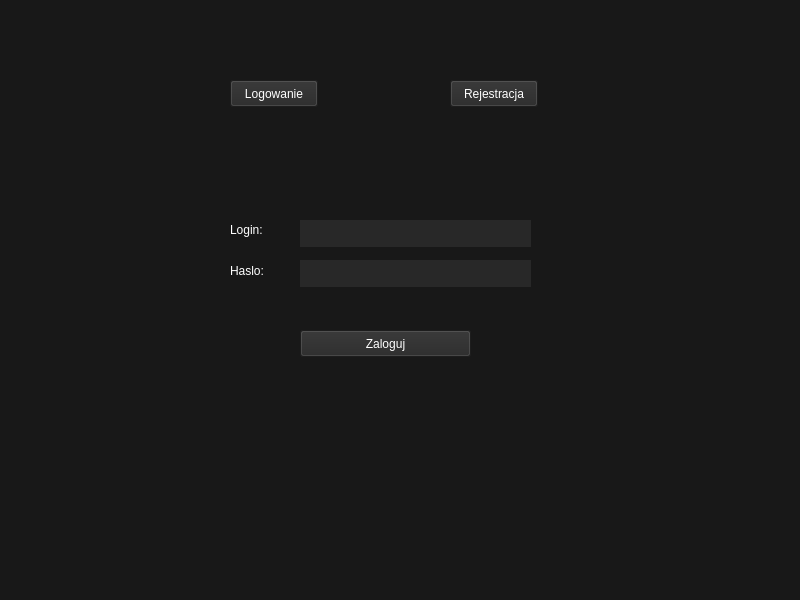
<?xml version="1.0" encoding="UTF-8"?>
<ui version="4.0">
 <class>AuthWindow</class>
 <widget class="QMainWindow" name="AuthWindow">
  <property name="geometry">
   <rect>
    <x>0</x>
    <y>0</y>
    <width>800</width>
    <height>600</height>
   </rect>
  </property>
  <property name="windowTitle">
   <string>MainWindow</string>
  </property>
  <property name="styleSheet">
   <string notr="true">background-color: rgb(24, 24, 24);</string>
  </property>
  <widget class="QWidget" name="centralwidget">
   <widget class="QPushButton" name="loginOptionButton">
    <property name="geometry">
     <rect>
      <x>230</x>
      <y>80</y>
      <width>88</width>
      <height>27</height>
     </rect>
    </property>
    <property name="styleSheet">
     <string notr="true">background-color: rgb(40, 40, 40);
color:white;</string>
    </property>
    <property name="text">
     <string>Logowanie</string>
    </property>
   </widget>
   <widget class="QPushButton" name="registerOptionButton">
    <property name="geometry">
     <rect>
      <x>450</x>
      <y>80</y>
      <width>88</width>
      <height>27</height>
     </rect>
    </property>
    <property name="styleSheet">
     <string notr="true">background-color: rgb(40, 40, 40);
color:white;</string>
    </property>
    <property name="text">
     <string>Rejestracja</string>
    </property>
   </widget>
   <widget class="QStackedWidget" name="authframe">
    <property name="geometry">
     <rect>
      <x>160</x>
      <y>150</y>
      <width>441</width>
      <height>331</height>
     </rect>
    </property>
    <property name="currentIndex">
     <number>0</number>
    </property>
    <widget class="QWidget" name="page">
     <widget class="QLabel" name="label">
      <property name="geometry">
       <rect>
        <x>70</x>
        <y>70</y>
        <width>71</width>
        <height>20</height>
       </rect>
      </property>
      <property name="styleSheet">
       <string notr="true">color:white;</string>
      </property>
      <property name="text">
       <string>Login:</string>
      </property>
     </widget>
     <widget class="QLabel" name="label_2">
      <property name="geometry">
       <rect>
        <x>70</x>
        <y>110</y>
        <width>71</width>
        <height>21</height>
       </rect>
      </property>
      <property name="styleSheet">
       <string notr="true">color:white;</string>
      </property>
      <property name="text">
       <string>Haslo:</string>
      </property>
     </widget>
     <widget class="QPushButton" name="loginButton">
      <property name="geometry">
       <rect>
        <x>140</x>
        <y>180</y>
        <width>171</width>
        <height>27</height>
       </rect>
      </property>
      <property name="styleSheet">
       <string notr="true">background-color: rgb(40, 40, 40);
color:white;</string>
      </property>
      <property name="text">
       <string>Zaloguj</string>
      </property>
     </widget>
     <widget class="QLineEdit" name="loginData">
      <property name="geometry">
       <rect>
        <x>140</x>
        <y>70</y>
        <width>231</width>
        <height>27</height>
       </rect>
      </property>
      <property name="styleSheet">
       <string notr="true">border-radius: 25px;
background-color: rgb(40, 40, 40); 
color: white;</string>
      </property>
     </widget>
     <widget class="QLineEdit" name="passwordData">
      <property name="geometry">
       <rect>
        <x>140</x>
        <y>110</y>
        <width>231</width>
        <height>27</height>
       </rect>
      </property>
      <property name="styleSheet">
       <string notr="true">border-radius: 25px;
background-color: rgb(40, 40, 40); 
color: white;</string>
      </property>
     </widget>
    </widget>
    <widget class="QWidget" name="page_2">
     <widget class="QLabel" name="label_3">
      <property name="geometry">
       <rect>
        <x>90</x>
        <y>50</y>
        <width>91</width>
        <height>21</height>
       </rect>
      </property>
      <property name="styleSheet">
       <string notr="true">color:white;</string>
      </property>
      <property name="text">
       <string>Login:</string>
      </property>
     </widget>
     <widget class="QLabel" name="label_4">
      <property name="geometry">
       <rect>
        <x>90</x>
        <y>90</y>
        <width>91</width>
        <height>21</height>
       </rect>
      </property>
      <property name="styleSheet">
       <string notr="true">color:white;</string>
      </property>
      <property name="text">
       <string>Haslo:</string>
      </property>
     </widget>
     <widget class="QLabel" name="label_5">
      <property name="geometry">
       <rect>
        <x>90</x>
        <y>130</y>
        <width>91</width>
        <height>21</height>
       </rect>
      </property>
      <property name="styleSheet">
       <string notr="true">color:white;</string>
      </property>
      <property name="text">
       <string>Imie:</string>
      </property>
     </widget>
     <widget class="QLabel" name="label_6">
      <property name="geometry">
       <rect>
        <x>90</x>
        <y>170</y>
        <width>91</width>
        <height>21</height>
       </rect>
      </property>
      <property name="styleSheet">
       <string notr="true">color:white;</string>
      </property>
      <property name="text">
       <string>Nazwisko:</string>
      </property>
     </widget>
     <widget class="QLabel" name="label_7">
      <property name="geometry">
       <rect>
        <x>90</x>
        <y>210</y>
        <width>91</width>
        <height>21</height>
       </rect>
      </property>
      <property name="styleSheet">
       <string notr="true">color:white;</string>
      </property>
      <property name="text">
       <string>Nick:</string>
      </property>
     </widget>
     <widget class="QPushButton" name="registerButton">
      <property name="geometry">
       <rect>
        <x>150</x>
        <y>290</y>
        <width>161</width>
        <height>27</height>
       </rect>
      </property>
      <property name="styleSheet">
       <string notr="true">background-color: rgb(40, 40, 40);
color:white;</string>
      </property>
      <property name="text">
       <string>Zarejestruj</string>
      </property>
     </widget>
     <widget class="QLineEdit" name="registerLoginData">
      <property name="geometry">
       <rect>
        <x>180</x>
        <y>50</y>
        <width>231</width>
        <height>27</height>
       </rect>
      </property>
      <property name="styleSheet">
       <string notr="true">border-radius: 25px;
background-color: rgb(40, 40, 40); 
color: white;</string>
      </property>
     </widget>
     <widget class="QLineEdit" name="registerPasswordData">
      <property name="geometry">
       <rect>
        <x>180</x>
        <y>90</y>
        <width>231</width>
        <height>27</height>
       </rect>
      </property>
      <property name="styleSheet">
       <string notr="true">border-radius: 25px;
background-color: rgb(40, 40, 40); 
color: white;</string>
      </property>
     </widget>
     <widget class="QLineEdit" name="registerNameData">
      <property name="geometry">
       <rect>
        <x>180</x>
        <y>130</y>
        <width>231</width>
        <height>27</height>
       </rect>
      </property>
      <property name="styleSheet">
       <string notr="true">border-radius: 25px;
background-color: rgb(40, 40, 40); 
color: white;</string>
      </property>
     </widget>
     <widget class="QLineEdit" name="registerSurnameData">
      <property name="geometry">
       <rect>
        <x>180</x>
        <y>170</y>
        <width>231</width>
        <height>27</height>
       </rect>
      </property>
      <property name="styleSheet">
       <string notr="true">border-radius: 25px;
background-color: rgb(40, 40, 40); 
color: white;</string>
      </property>
     </widget>
     <widget class="QLineEdit" name="registerNicknameData">
      <property name="geometry">
       <rect>
        <x>180</x>
        <y>210</y>
        <width>231</width>
        <height>27</height>
       </rect>
      </property>
      <property name="styleSheet">
       <string notr="true">border-radius: 25px;
background-color: rgb(40, 40, 40); 
color: white;</string>
      </property>
     </widget>
    </widget>
   </widget>
  </widget>
  <widget class="QMenuBar" name="menubar">
   <property name="geometry">
    <rect>
     <x>0</x>
     <y>0</y>
     <width>800</width>
     <height>20</height>
    </rect>
   </property>
  </widget>
  <widget class="QStatusBar" name="statusbar"/>
 </widget>
 <resources/>
 <connections/>
</ui>
